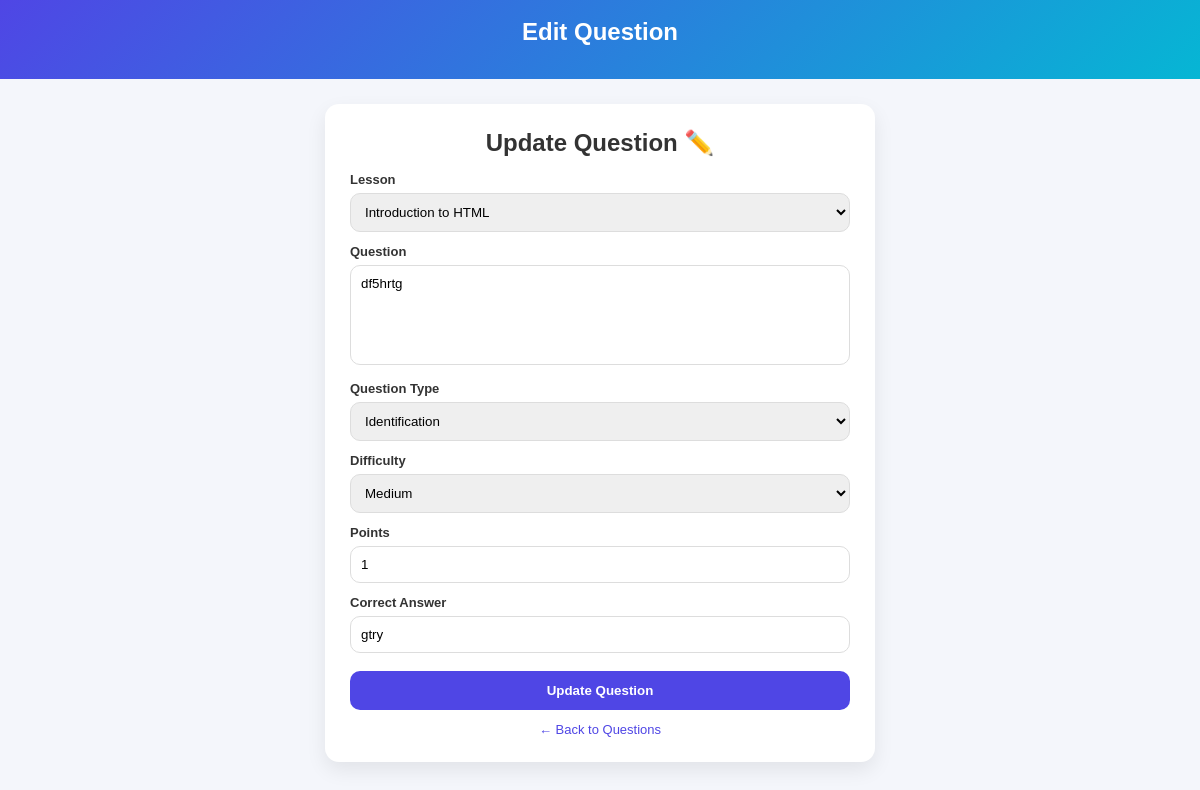
The app's page /frontend/admin/edit-question.php?id=17 (signed in) with its own data.
### tables this page shows
CREATE TABLE `questions` (
  `questionID` int(11) NOT NULL,
  `lessonID` int(11) NOT NULL,
  `questionText` text NOT NULL,
  `questionType` enum('multiple_choice','identification','enumeration') NOT NULL DEFAULT 'multiple_choice',
  `correctAnswer` text NOT NULL,
  `points` int(11) NOT NULL DEFAULT 1,
  `date_created` timestamp NOT NULL DEFAULT current_timestamp(),
  `date_deleted` datetime DEFAULT NULL,
  `difficulty` enum('easy','medium','hard') NOT NULL DEFAULT 'easy',
  `choiceA` text DEFAULT NULL,
  `choiceB` text DEFAULT NULL,
  `choiceC` text DEFAULT NULL,
  `choiceD` text DEFAULT NULL
);

CREATE TABLE `lessons` (
  `lessonID` int(11) NOT NULL,
  `subjectID` int(11) NOT NULL,
  `lessonTitle` varchar(255) NOT NULL,
  `lessonDescription` text DEFAULT NULL,
  `createdBy` int(11) DEFAULT NULL,
  `date_created` timestamp NOT NULL DEFAULT current_timestamp(),
  `date_deleted` timestamp NULL DEFAULT NULL
);

### frontend/admin/edit-question.php (the view, shortened to what this page needs)
<?php
require_once '../../backend/database.php';
$questionID = $_GET['id'];
$stmt = $conn->prepare("
    SELECT * FROM questions
    WHERE questionID = ? AND date_deleted IS NULL
");
$stmt->bind_param("i", $questionID);
$stmt->execute();
$result = $stmt->get_result();
$data = $result->fetch_assoc();
$lessons = $conn->query("
    SELECT lessonID, lessonTitle
    FROM lessons
    WHERE date_deleted IS NULL
    ORDER BY lessonTitle ASC
");
?>
<!DOCTYPE html>
<html>
<head>
</head>
<body>
<div class="header">
    <h2>Edit Question</h2>
</div>
<div class="container">
<div class="box">
    <h2>Update Question ✏️</h2>
    <form method="POST">
        <label>Lesson</label>
        <select name="lessonID" required>
            <?php while ($row = $lessons->fetch_assoc()) { ?>
                <option value="<?= $row['lessonID']; ?>"
                    <?= ($row['lessonID'] == $data['lessonID']) ? 'selected' : '' ?>>
                    <?= htmlspecialchars($row['lessonTitle']); ?>
                </option>
            <?php } ?>
        </select>
        <label>Question</label>
        <textarea name="questionText" required><?= htmlspecialchars($data['questionText']); ?></textarea>
        <label>Question Type</label>
        <select name="questionType">
            <option value="identification" <?= ($data['questionType']=="identification") ? "selected" : ""; ?>>
                Identification
            </option>
        </select>
        <label>Difficulty</label>
        <select name="difficulty">
            <option value="medium" <?= ($data['difficulty']=="medium") ? "selected" : ""; ?>>Medium</option>
        </select>
        <label>Points</label>
        <input type="number" name="points" value="<?= $data['points']; ?>" min="1">
        <label>Correct Answer</label>
        <input type="text" name="correctAnswer" value="<?= htmlspecialchars($data['correctAnswer']); ?>" required>
        <button type="submit" name="updateQuestion">
            Update Question
        </button>
    </form>
    <a class="back" href="add-question.php?lessonID=<?= $data['lessonID'] ?>">
        ← Back to Questions
    </a>
</div>
</div>
</body>
</html>

### frontend/admin/edit-question.php (style rules this page uses)
* { margin: 0; padding: 0; box-sizing: border-box; font-family: Arial, sans-serif; }
body { background: #f4f6fb; color: #333; }
.header { background: linear-gradient(135deg, #4f46e5, #06b6d4); color: white; padding: 18px 25px; }
.container { padding: 25px; display: flex; justify-content: center; }
.box { background: white; width: 100%; max-width: 550px; padding: 25px; border-radius: 14px; box-shadow: 0 8px 20px rgba(0,0,0,0.08); }
h2 { text-align: center; margin-bottom: 15px; }
label { display: block; margin-top: 12px; font-weight: bold; font-size: 13px; }
input, textarea, select { width: 100%; padding: 10px; margin-top: 6px; border: 1px solid #ddd; border-radius: 10px; outline: none; transition: 0.2s; }
textarea { resize: none; min-height: 100px; }
button { width: 100%; margin-top: 18px; padding: 12px; border: none; border-radius: 10px; background: #4f46e5; color: white; font-weight: bold; cursor: pointer; transition: 0.2s; }
.back { display: block; text-align: center; margin-top: 12px; font-size: 13px; color: #4f46e5; text-decoration: none; }

### records on screen
questions: lessonID "Introduction to HTML", questionText "df5hrtg", questionType "Identification", difficulty "Medium", points "1", correctAnswer "gtry"
